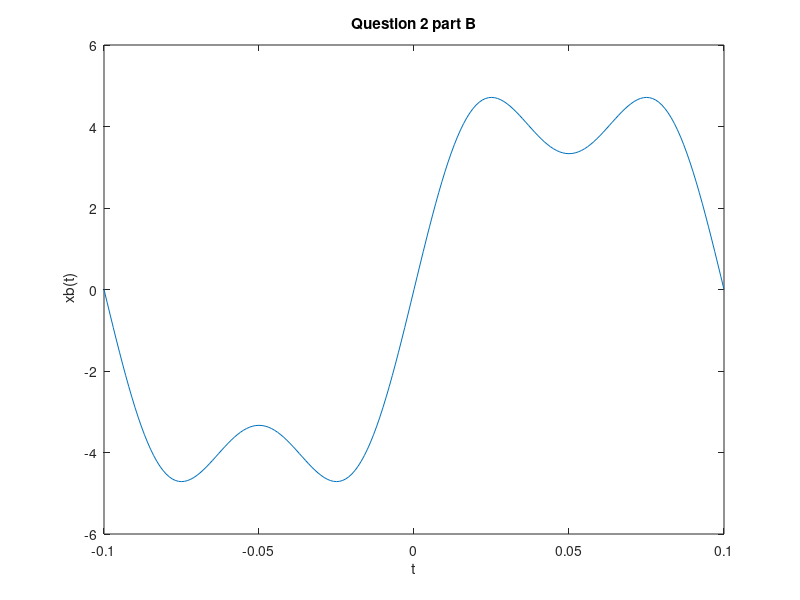

Write MATLAB code to recreate this figure.
t=-0.1:0.001:0.1;
xb= 5.*sin(10.*pi.*t) + ((5/3).*sin(30.*pi.*t));
plot(t,xb);
xlabel ('t');
ylabel(' xb(t)');
title ('Question 2 part B');
